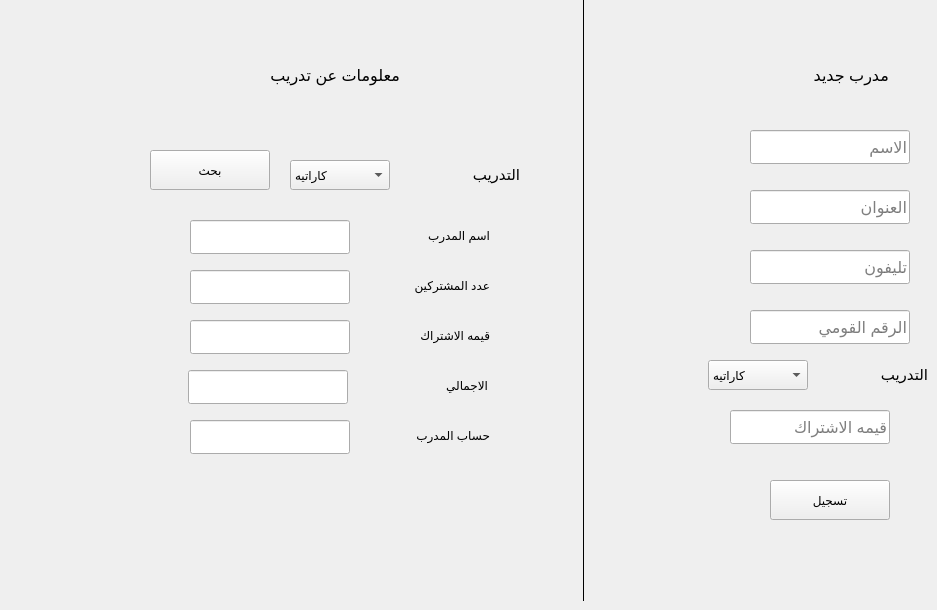
       <widget class="QWidget" name="tab_26">
        <attribute name="title">
         <string>المدربين</string>
        </attribute>
        <widget class="QLineEdit" name="lineEdit_140">
         <property name="geometry">
          <rect>
           <x>190</x>
           <y>220</y>
           <width>160</width>
           <height>34</height>
          </rect>
         </property>
        </widget>
        <widget class="QLineEdit" name="lineEdit_141">
         <property name="geometry">
          <rect>
           <x>190</x>
           <y>270</y>
           <width>160</width>
           <height>34</height>
          </rect>
         </property>
         <property name="text">
          <string/>
         </property>
        </widget>
        <widget class="QLabel" name="label_46">
         <property name="geometry">
          <rect>
           <x>390</x>
           <y>320</y>
           <width>100</width>
           <height>30</height>
          </rect>
         </property>
         <property name="text">
          <string>قيمه الاشتراك</string>
         </property>
        </widget>
        <widget class="QLabel" name="label_47">
         <property name="geometry">
          <rect>
           <x>390</x>
           <y>270</y>
           <width>100</width>
           <height>30</height>
          </rect>
         </property>
         <property name="text">
          <string>عدد المشتركين</string>
         </property>
        </widget>
        <widget class="QLineEdit" name="lineEdit_142">
         <property name="geometry">
          <rect>
           <x>190</x>
           <y>320</y>
           <width>160</width>
           <height>34</height>
          </rect>
         </property>
         <property name="text">
          <string/>
         </property>
        </widget>
        <widget class="QLabel" name="label_48">
         <property name="geometry">
          <rect>
           <x>390</x>
           <y>220</y>
           <width>100</width>
           <height>30</height>
          </rect>
         </property>
         <property name="text">
          <string>اسم المدرب</string>
         </property>
        </widget>
        <widget class="QComboBox" name="comboBox_6">
         <property name="geometry">
          <rect>
           <x>290</x>
           <y>160</y>
           <width>100</width>
           <height>30</height>
          </rect>
         </property>
         <item>
          <property name="text">
           <string>كاراتيه</string>
          </property>
         </item>
         <item>
          <property name="text">
           <string>زومبا</string>
          </property>
         </item>
         <item>
          <property name="text">
           <string>باليه</string>
          </property>
         </item>
         <item>
          <property name="text">
           <string>جمباز</string>
          </property>
         </item>
         <item>
          <property name="text">
           <string>فتنس</string>
          </property>
         </item>
         <item>
          <property name="text">
           <string>رسم</string>
          </property>
         </item>
         <item>
          <property name="text">
           <string>موسيقي</string>
          </property>
         </item>
         <item>
          <property name="text">
           <string>اتيكيت</string>
          </property>
         </item>
         <item>
          <property name="text">
           <string>طبخ</string>
          </property>
         </item>
        </widget>
        <widget class="QLabel" name="label_49">
         <property name="geometry">
          <rect>
           <x>420</x>
           <y>160</y>
           <width>100</width>
           <height>30</height>
          </rect>
         </property>
         <property name="font">
          <font>
           <pointsize>11</pointsize>
          </font>
         </property>
         <property name="text">
          <string>التدريب</string>
         </property>
        </widget>
        <widget class="QLineEdit" name="lineEdit_143">
         <property name="geometry">
          <rect>
           <x>188</x>
           <y>370</y>
           <width>160</width>
           <height>34</height>
          </rect>
         </property>
         <property name="text">
          <string/>
         </property>
        </widget>
        <widget class="QLabel" name="label_50">
         <property name="geometry">
          <rect>
           <x>388</x>
           <y>370</y>
           <width>100</width>
           <height>30</height>
          </rect>
         </property>
         <property name="text">
          <string>الاجمالي</string>
         </property>
        </widget>
        <widget class="QLabel" name="label_51">
         <property name="geometry">
          <rect>
           <x>390</x>
           <y>420</y>
           <width>100</width>
           <height>30</height>
          </rect>
         </property>
         <property name="text">
          <string>حساب المدرب</string>
         </property>
        </widget>
        <widget class="QLineEdit" name="lineEdit_144">
         <property name="geometry">
          <rect>
           <x>190</x>
           <y>420</y>
           <width>160</width>
           <height>34</height>
          </rect>
         </property>
         <property name="text">
          <string/>
         </property>
        </widget>
        <widget class="QLabel" name="label_30">
         <property name="geometry">
          <rect>
           <x>220</x>
           <y>50</y>
           <width>180</width>
           <height>50</height>
          </rect>
         </property>
         <property name="font">
          <font>
           <pointsize>12</pointsize>
          </font>
         </property>
         <property name="text">
          <string>معلومات عن تدريب</string>
         </property>
        </widget>
        <widget class="QLineEdit" name="lineEdit_56">
         <property name="geometry">
          <rect>
           <x>750</x>
           <y>250</y>
           <width>160</width>
           <height>34</height>
          </rect>
         </property>
         <property name="font">
          <font>
           <pointsize>12</pointsize>
          </font>
         </property>
         <property name="placeholderText">
          <string>تليفون</string>
         </property>
        </widget>
        <widget class="QLineEdit" name="lineEdit_93">
         <property name="geometry">
          <rect>
           <x>730</x>
           <y>410</y>
           <width>160</width>
           <height>34</height>
          </rect>
         </property>
         <property name="font">
          <font>
           <pointsize>12</pointsize>
          </font>
         </property>
         <property name="placeholderText">
          <string>قيمه الاشتراك</string>
         </property>
        </widget>
        <widget class="QLineEdit" name="lineEdit_94">
         <property name="geometry">
          <rect>
           <x>750</x>
           <y>310</y>
           <width>160</width>
           <height>34</height>
          </rect>
         </property>
         <property name="font">
          <font>
           <pointsize>12</pointsize>
          </font>
         </property>
         <property name="placeholderText">
          <string>الرقم القومي</string>
         </property>
        </widget>
        <widget class="QPushButton" name="pushButton_21">
         <property name="geometry">
          <rect>
           <x>770</x>
           <y>480</y>
           <width>120</width>
           <height>40</height>
          </rect>
         </property>
         <property name="text">
          <string>تسجيل</string>
         </property>
        </widget>
        <widget class="QLineEdit" name="lineEdit_95">
         <property name="geometry">
          <rect>
           <x>750</x>
           <y>130</y>
           <width>160</width>
           <height>34</height>
          </rect>
         </property>
         <property name="font">
          <font>
           <pointsize>12</pointsize>
          </font>
         </property>
         <property name="placeholderText">
          <string>الاسم</string>
         </property>
        </widget>
        <widget class="QLineEdit" name="lineEdit_96">
         <property name="geometry">
          <rect>
           <x>750</x>
           <y>190</y>
           <width>160</width>
           <height>34</height>
          </rect>
         </property>
         <property name="font">
          <font>
           <pointsize>12</pointsize>
          </font>
         </property>
         <property name="placeholderText">
          <string>العنوان</string>
         </property>
        </widget>
        <widget class="QLabel" name="label_33">
         <property name="geometry">
          <rect>
           <x>828</x>
           <y>360</y>
           <width>100</width>
           <height>30</height>
          </rect>
         </property>
         <property name="font">
          <font>
           <pointsize>11</pointsize>
          </font>
         </property>
         <property name="text">
          <string>التدريب</string>
         </property>
        </widget>
        <widget class="QLabel" name="label_34">
         <property name="geometry">
          <rect>
           <x>740</x>
           <y>50</y>
           <width>180</width>
           <height>50</height>
          </rect>
         </property>
         <property name="font">
          <font>
           <pointsize>12</pointsize>
          </font>
         </property>
         <property name="text">
          <string>       مدرب جديد</string>
         </property>
        </widget>
        <widget class="QComboBox" name="comboBox_7">
         <property name="geometry">
          <rect>
           <x>708</x>
           <y>360</y>
           <width>100</width>
           <height>30</height>
          </rect>
         </property>
         <item>
          <property name="text">
           <string>كاراتيه</string>
          </property>
         </item>
         <item>
          <property name="text">
           <string>زومبا</string>
          </property>
         </item>
         <item>
          <property name="text">
           <string>باليه</string>
          </property>
         </item>
         <item>
          <property name="text">
           <string>جمباز</string>
          </property>
         </item>
         <item>
          <property name="text">
           <string>فتنس</string>
          </property>
         </item>
         <item>
          <property name="text">
           <string>رسم</string>
          </property>
         </item>
         <item>
          <property name="text">
           <string>موسيقي</string>
          </property>
         </item>
         <item>
          <property name="text">
           <string>اتيكيت</string>
          </property>
         </item>
         <item>
          <property name="text">
           <string>طبخ</string>
          </property>
         </item>
        </widget>
        <widget class="Line" name="line">
         <property name="geometry">
          <rect>
           <x>550</x>
           <y>0</y>
           <width>66</width>
           <height>601</height>
          </rect>
         </property>
         <property name="font">
          <font>
           <pointsize>14</pointsize>
           <weight>50</weight>
           <bold>false</bold>
          </font>
         </property>
         <property name="styleSheet">
          <string notr="true"/>
         </property>
         <property name="frameShadow">
          <enum>QFrame::Plain</enum>
         </property>
         <property name="lineWidth">
          <number>0</number>
         </property>
         <property name="midLineWidth">
          <number>1</number>
         </property>
         <property name="orientation">
          <enum>Qt::Vertical</enum>
         </property>
        </widget>
        <widget class="QPushButton" name="pushButton_25">
         <property name="geometry">
          <rect>
           <x>150</x>
           <y>150</y>
           <width>120</width>
           <height>40</height>
          </rect>
         </property>
         <property name="text">
          <string>بحث</string>
         </property>
        </widget>
       </widget>
